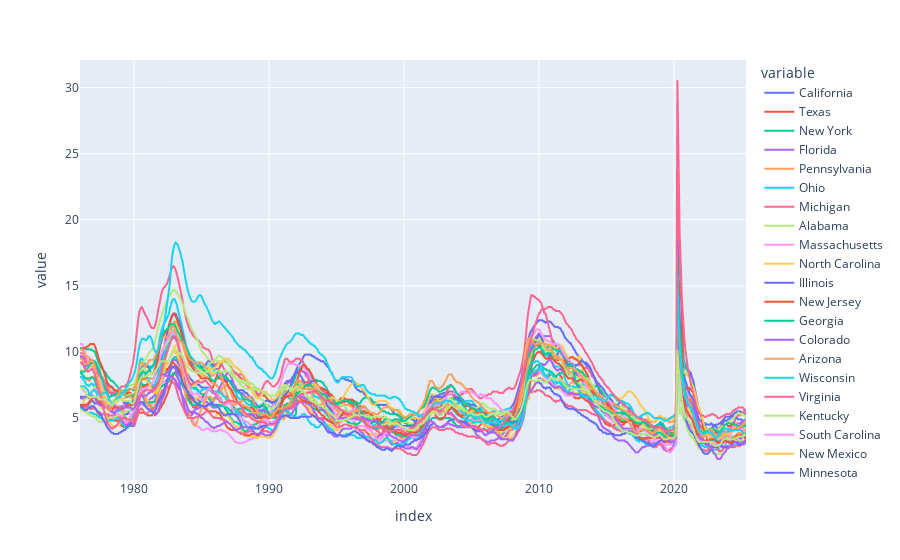

The notebook cell this image was saved under:
### Code cell
# Plot States Unemployment Rate
px.line(uemp_states)

### Figure 1 — Plotly figure (JSON) as saved in the notebook; plotly's stock layout.template omitted (floating-point values rounded to 4 significant figures; data arrays with more than 128 entries replaced by an {"elided": "..."} marker saying what was removed)
{"data": [{"hovertemplate": "variable=California<br>index=%{x}<br>value=%{y}<extra></extra>", "legendgroup": "California", "line": {"color": "#636efa", "dash": "solid"}, "marker": {"symbol": "circle"}, "mode": "lines", "name": "California", "showlegend": true, "type": "scattergl", "x": {"elided": "593 str values"}, "xaxis": "x", "y": {"elided": "593 float values"}, "yaxis": "y"}, {"hovertemplate": "variable=Texas<br>index=%{x}<br>value=%{y}<extra></extra>", "legendgroup": "Texas", "line": {"color": "#EF553B", "dash": "solid"}, "marker": {"symbol": "circle"}, "mode": "lines", "name": "Texas", "showlegend": true, "type": "scattergl", "x": {"elided": "593 str values"}, "xaxis": "x", "y": {"elided": "593 float values"}, "yaxis": "y"}, {"hovertemplate": "variable=New York<br>index=%{x}<br>value=%{y}<extra></extra>", "legendgroup": "New York", "line": {"color": "#00cc96", "dash": "solid"}, "marker": {"symbol": "circle"}, "mode": "lines", "name": "New York", "showlegend": true, "type": "scattergl", "x": {"elided": "593 str values"}, "xaxis": "x", "y": {"elided": "593 float values"}, "yaxis": "y"}, {"hovertemplate": "variable=Florida<br>index=%{x}<br>value=%{y}<extra></extra>", "legendgroup": "Florida", "line": {"color": "#ab63fa", "dash": "solid"}, "marker": {"symbol": "circle"}, "mode": "lines", "name": "Florida", "showlegend": true, "type": "scattergl", "x": {"elided": "593 str values"}, "xaxis": "x", "y": {"elided": "593 float values"}, "yaxis": "y"}, {"hovertemplate": "variable=Pennsylvania<br>index=%{x}<br>value=%{y}<extra></extra>", "legendgroup": "Pennsylvania", "line": {"color": "#FFA15A", "dash": "solid"}, "marker": {"symbol": "circle"}, "mode": "lines", "name": "Pennsylvania", "showlegend": true, "type": "scattergl", "x": {"elided": "593 str values"}, "xaxis": "x", "y": {"elided": "593 float values"}, "yaxis": "y"}, {"hovertemplate": "variable=Ohio<br>index=%{x}<br>value=%{y}<extra></extra>", "legendgroup": "Ohio", "line": {"color": "#19d3f3", "dash": "solid"}, "marker": {"symbol": "circle"}, "mode": "lines", "name": "Ohio", "showlegend": true, "type": "scattergl", "x": {"elided": "593 str values"}, "xaxis": "x", "y": {"elided": "593 float values"}, "yaxis": "y"}, {"hovertemplate": "variable=Michigan<br>index=%{x}<br>value=%{y}<extra></extra>", "legendgroup": "Michigan", "line": {"color": "#FF6692", "dash": "solid"}, "marker": {"symbol": "circle"}, "mode": "lines", "name": "Michigan", "showlegend": true, "type": "scattergl", "x": {"elided": "593 str values"}, "xaxis": "x", "y": {"elided": "593 float values"}, "yaxis": "y"}, {"hovertemplate": "variable=Alabama<br>index=%{x}<br>value=%{y}<extra></extra>", "legendgroup": "Alabama", "line": {"color": "#B6E880", "dash": "solid"}, "marker": {"symbol": "circle"}, "mode": "lines", "name": "Alabama", "showlegend": true, "type": "scattergl", "x": {"elided": "593 str values"}, "xaxis": "x", "y": {"elided": "593 float values"}, "yaxis": "y"}, {"hovertemplate": "variable=Massachusetts<br>index=%{x}<br>value=%{y}<extra></extra>", "legendgroup": "Massachusetts", "line": {"color": "#FF97FF", "dash": "solid"}, "marker": {"symbol": "circle"}, "mode": "lines", "name": "Massachusetts", "showlegend": true, "type": "scattergl", "x": {"elided": "593 str values"}, "xaxis": "x", "y": {"elided": "593 float values"}, "yaxis": "y"}, {"hovertemplate": "variable=North Carolina<br>index=%{x}<br>value=%{y}<extra></extra>", "legendgroup": "North Carolina", "line": {"color": "#FECB52", "dash": "solid"}, "marker": {"symbol": "circle"}, "mode": "lines", "name": "North Carolina", "showlegend": true, "type": "scattergl", "x": {"elided": "593 str values"}, "xaxis": "x", "y": {"elided": "593 float values"}, "yaxis": "y"}, {"hovertemplate": "variable=Illinois<br>index=%{x}<br>value=%{y}<extra></extra>", "legendgroup": "Illinois", "line": {"color": "#636efa", "dash": "solid"}, "marker": {"symbol": "circle"}, "mode": "lines", "name": "Illinois", "showlegend": true, "type": "scattergl", "x": {"elided": "593 str values"}, "xaxis": "x", "y": {"elided": "593 float values"}, "yaxis": "y"}, {"hovertemplate": "variable=New Jersey<br>index=%{x}<br>value=%{y}<extra></extra>", "legendgroup": "New Jersey", "line": {"color": "#EF553B", "dash": "solid"}, "marker": {"symbol": "circle"}, "mode": "lines", "name": "New Jersey", "showlegend": true, "type": "scattergl", "x": {"elided": "593 str values"}, "xaxis": "x", "y": {"elided": "593 float values"}, "yaxis": "y"}, {"hovertemplate": "variable=Georgia<br>index=%{x}<br>value=%{y}<extra></extra>", "legendgroup": "Georgia", "line": {"color": "#00cc96", "dash": "solid"}, "marker": {"symbol": "circle"}, "mode": "lines", "name": "Georgia", "showlegend": true, "type": "scattergl", "x": {"elided": "593 str values"}, "xaxis": "x", "y": {"elided": "593 float values"}, "yaxis": "y"}, {"hovertemplate": "variable=Colorado<br>index=%{x}<br>value=%{y}<extra></extra>", "legendgroup": "Colorado", "line": {"color": "#ab63fa", "dash": "solid"}, "marker": {"symbol": "circle"}, "mode": "lines", "name": "Colorado", "showlegend": true, "type": "scattergl", "x": {"elided": "593 str values"}, "xaxis": "x", "y": {"elided": "593 float values"}, "yaxis": "y"}, {"hovertemplate": "variable=Arizona<br>index=%{x}<br>value=%{y}<extra></extra>", "legendgroup": "Arizona", "line": {"color": "#FFA15A", "dash": "solid"}, "marker": {"symbol": "circle"}, "mode": "lines", "name": "Arizona", "showlegend": true, "type": "scattergl", "x": {"elided": "593 str values"}, "xaxis": "x", "y": {"elided": "593 float values"}, "yaxis": "y"}, {"hovertemplate": "variable=Wisconsin<br>index=%{x}<br>value=%{y}<extra></extra>", "legendgroup": "Wisconsin", "line": {"color": "#19d3f3", "dash": "solid"}, "marker": {"symbol": "circle"}, "mode": "lines", "name": "Wisconsin", "showlegend": true, "type": "scattergl", "x": {"elided": "593 str values"}, "xaxis": "x", "y": {"elided": "593 float values"}, "yaxis": "y"}, {"hovertemplate": "variable=Virginia<br>index=%{x}<br>value=%{y}<extra></extra>", "legendgroup": "Virginia", "line": {"color": "#FF6692", "dash": "solid"}, "marker": {"symbol": "circle"}, "mode": "lines", "name": "Virginia", "showlegend": true, "type": "scattergl", "x": {"elided": "593 str values"}, "xaxis": "x", "y": {"elided": "593 float values"}, "yaxis": "y"}, {"hovertemplate": "variable=Kentucky<br>index=%{x}<br>value=%{y}<extra></extra>", "legendgroup": "Kentucky", "line": {"color": "#B6E880", "dash": "solid"}, "marker": {"symbol": "circle"}, "mode": "lines", "name": "Kentucky", "showlegend": true, "type": "scattergl", "x": {"elided": "593 str values"}, "xaxis": "x", "y": {"elided": "593 float values"}, "yaxis": "y"}, {"hovertemplate": "variable=South Carolina<br>index=%{x}<br>value=%{y}<extra></extra>", "legendgroup": "South Carolina", "line": {"color": "#FF97FF", "dash": "solid"}, "marker": {"symbol": "circle"}, "mode": "lines", "name": "South Carolina", "showlegend": true, "type": "scattergl", "x": {"elided": "593 str values"}, "xaxis": "x", "y": {"elided": "593 float values"}, "yaxis": "y"}, {"hovertemplate": "variable=New Mexico<br>index=%{x}<br>value=%{y}<extra></extra>", "legendgroup": "New Mexico", "line": {"color": "#FECB52", "dash": "solid"}, "marker": {"symbol": "circle"}, "mode": "lines", "name": "New Mexico", "showlegend": true, "type": "scattergl", "x": {"elided": "593 str values"}, "xaxis": "x", "y": {"elided": "593 float values"}, "yaxis": "y"}, {"hovertemplate": "variable=Minnesota<br>index=%{x}<br>value=%{y}<extra></extra>", "legendgroup": "Minnesota", "line": {"color": "#636efa", "dash": "solid"}, "marker": {"symbol": "circle"}, "mode": "lines", "name": "Minnesota", "showlegend": true, "type": "scattergl", "x": {"elided": "593 str values"}, "xaxis": "x", "y": {"elided": "593 float values"}, "yaxis": "y"}, {"hovertemplate": "variable=Tennessee<br>index=%{x}<br>value=%{y}<extra></extra>", "legendgroup": "Tennessee", "line": {"color": "#EF553B", "dash": "solid"}, "marker": {"symbol": "circle"}, "mode": "lines", "name": "Tennessee", "showlegend": true, "type": "scattergl", "x": {"elided": "593 str values"}, "xaxis": "x", "y": {"elided": "593 float values"}, "yaxis": "y"}, {"hovertemplate": "variable=Washington<br>index=%{x}<br>value=%{y}<extra></extra>", "legendgroup": "Washington", "line": {"color": "#00cc96", "dash": "solid"}, "marker": {"symbol": "circle"}, "mode": "lines", "name": "Washington", "showlegend": true, "type": "scattergl", "x": {"elided": "593 str values"}, "xaxis": "x", "y": {"elided": "593 float values"}, "yaxis": "y"}, {"hovertemplate": "variable=Maryland<br>index=%{x}<br>value=%{y}<extra></extra>", "legendgroup": "Maryland", "line": {"color": "#ab63fa", "dash": "solid"}, "marker": {"symbol": "circle"}, "mode": "lines", "name": "Maryland", "showlegend": true, "type": "scattergl", "x": {"elided": "593 str values"}, "xaxis": "x", "y": {"elided": "593 float values"}, "yaxis": "y"}, {"hovertemplate": "variable=Oregon<br>index=%{x}<br>value=%{y}<extra></extra>", "legendgroup": "Oregon", "line": {"color": "#FFA15A", "dash": "solid"}, "marker": {"symbol": "circle"}, "mode": "lines", "name": "Oregon", "showlegend": true, "type": "scattergl", "x": {"elided": "593 str values"}, "xaxis": "x", "y": {"elided": "593 float values"}, "yaxis": "y"}, {"hovertemplate": "variable=West Virginia<br>index=%{x}<br>value=%{y}<extra></extra>", "legendgroup": "West Virginia", "line": {"color": "#19d3f3", "dash": "solid"}, "marker": {"symbol": "circle"}, "mode": "lines", "name": "West Virginia", "showlegend": true, "type": "scattergl", "x": {"elided": "593 str values"}, "xaxis": "x", "y": {"elided": "593 float values"}, "yaxis": "y"}, {"hovertemplate": "variable=Nevada<br>index=%{x}<br>value=%{y}<extra></extra>", "legendgroup": "Nevada", "line": {"color": "#FF6692", "dash": "solid"}, "marker": {"symbol": "circle"}, "mode": "lines", "name": "Nevada", "showlegend": true, "type": "scattergl", "x": {"elided": "593 str values"}, "xaxis": "x", "y": {"elided": "593 float values"}, "yaxis": "y"}, {"hovertemplate": "variable=Arkansas<br>index=%{x}<br>value=%{y}<extra></extra>", "legendgroup": "Arkansas", "line": {"color": "#B6E880", "dash": "solid"}, "marker": {"symbol": "circle"}, "mode": "lines", "name": "Arkansas", "showlegend": true, "type": "scattergl", "x": {"elided": "593 str values"}, "xaxis": "x", "y": {"elided": "593 float values"}, "yaxis": "y"}], "layout": {"legend": {"title": {"text": "variable"}, "tracegroupgap": 0}, "margin": {"t": 60}, "xaxis": {"anchor": "y", "domain": [0, 1], "title": {"text": "index"}}, "yaxis": {"anchor": "x", "domain": [0, 1], "title": {"text": "value"}}}}
